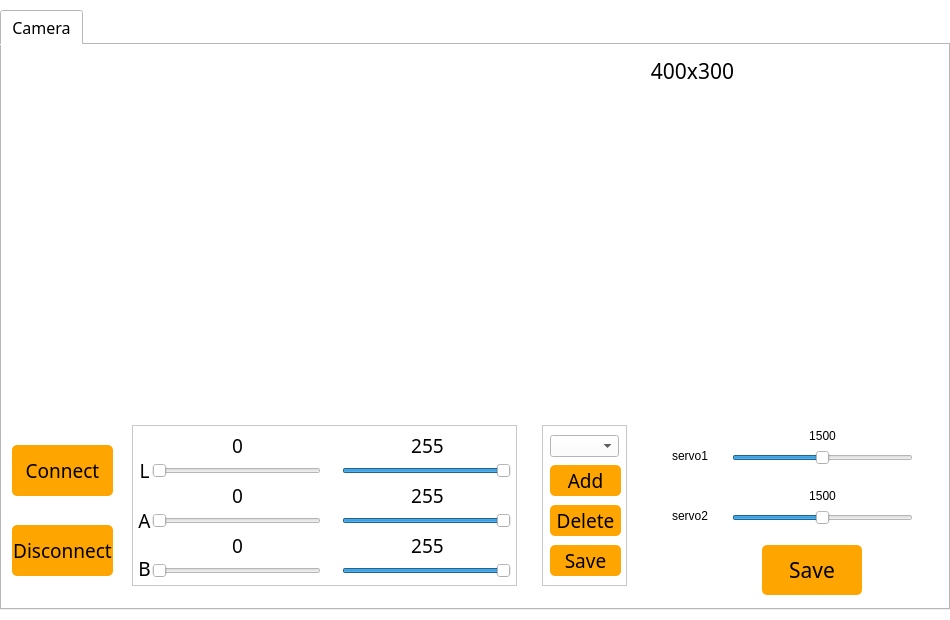
<?xml version="1.0" encoding="UTF-8"?>
<ui version="4.0">
 <class>Form</class>
 <widget class="QWidget" name="Form">
  <property name="windowModality">
   <enum>Qt::NonModal</enum>
  </property>
  <property name="enabled">
   <bool>true</bool>
  </property>
  <property name="geometry">
   <rect>
    <x>0</x>
    <y>0</y>
    <width>950</width>
    <height>620</height>
   </rect>
  </property>
  <property name="minimumSize">
   <size>
    <width>0</width>
    <height>0</height>
   </size>
  </property>
  <property name="maximumSize">
   <size>
    <width>950</width>
    <height>620</height>
   </size>
  </property>
  <property name="font">
   <font>
    <family>Arial</family>
    <pointsize>11</pointsize>
   </font>
  </property>
  <property name="focusPolicy">
   <enum>Qt::NoFocus</enum>
  </property>
  <property name="contextMenuPolicy">
   <enum>Qt::NoContextMenu</enum>
  </property>
  <property name="acceptDrops">
   <bool>false</bool>
  </property>
  <property name="windowTitle">
   <string>LAB_Tool</string>
  </property>
  <property name="autoFillBackground">
   <bool>false</bool>
  </property>
  <property name="styleSheet">
   <string notr="true">background-color: rgb(255, 255, 255);</string>
  </property>
  <widget class="QTabWidget" name="tabWidget">
   <property name="geometry">
    <rect>
     <x>0</x>
     <y>10</y>
     <width>950</width>
     <height>600</height>
    </rect>
   </property>
   <property name="font">
    <font>
     <family>黑体</family>
     <pointsize>12</pointsize>
    </font>
   </property>
   <property name="currentIndex">
    <number>0</number>
   </property>
   <widget class="QWidget" name="tab">
    <attribute name="title">
     <string>Camera</string>
    </attribute>
    <widget class="QLabel" name="label_8">
     <property name="geometry">
      <rect>
       <x>620</x>
       <y>10</y>
       <width>141</width>
       <height>31</height>
      </rect>
     </property>
     <property name="font">
      <font>
       <family>黑体</family>
       <pointsize>16</pointsize>
      </font>
     </property>
     <property name="text">
      <string>400x300</string>
     </property>
     <property name="alignment">
      <set>Qt::AlignCenter</set>
     </property>
    </widget>
    <widget class="QWidget" name="widget_12" native="true">
     <property name="geometry">
      <rect>
       <x>130</x>
       <y>380</y>
       <width>385</width>
       <height>161</height>
      </rect>
     </property>
     <property name="styleSheet">
      <string notr="true">#widget_12 {border:1px solid #242424;
border-color: rgb(200, 200, 200);}</string>
     </property>
     <widget class="QLabel" name="label_25">
      <property name="geometry">
       <rect>
        <x>5</x>
        <y>30</y>
        <width>15</width>
        <height>31</height>
       </rect>
      </property>
      <property name="font">
       <font>
        <family>黑体</family>
        <pointsize>14</pointsize>
       </font>
      </property>
      <property name="text">
       <string>L</string>
      </property>
      <property name="alignment">
       <set>Qt::AlignCenter</set>
      </property>
     </widget>
     <widget class="QLabel" name="label_26">
      <property name="geometry">
       <rect>
        <x>5</x>
        <y>80</y>
        <width>15</width>
        <height>31</height>
       </rect>
      </property>
      <property name="font">
       <font>
        <family>黑体</family>
        <pointsize>14</pointsize>
       </font>
      </property>
      <property name="text">
       <string>A</string>
      </property>
      <property name="alignment">
       <set>Qt::AlignCenter</set>
      </property>
     </widget>
     <widget class="QLabel" name="label_27">
      <property name="geometry">
       <rect>
        <x>5</x>
        <y>133</y>
        <width>15</width>
        <height>21</height>
       </rect>
      </property>
      <property name="font">
       <font>
        <family>黑体</family>
        <pointsize>14</pointsize>
       </font>
      </property>
      <property name="text">
       <string>B</string>
      </property>
      <property name="alignment">
       <set>Qt::AlignCenter</set>
      </property>
     </widget>
     <widget class="QSlider" name="horizontalSlider_LMin">
      <property name="geometry">
       <rect>
        <x>20</x>
        <y>35</y>
        <width>169</width>
        <height>22</height>
       </rect>
      </property>
      <property name="maximum">
       <number>255</number>
      </property>
      <property name="pageStep">
       <number>1</number>
      </property>
      <property name="orientation">
       <enum>Qt::Horizontal</enum>
      </property>
     </widget>
     <widget class="QSlider" name="horizontalSlider_AMin">
      <property name="geometry">
       <rect>
        <x>20</x>
        <y>85</y>
        <width>169</width>
        <height>22</height>
       </rect>
      </property>
      <property name="maximum">
       <number>255</number>
      </property>
      <property name="pageStep">
       <number>1</number>
      </property>
      <property name="orientation">
       <enum>Qt::Horizontal</enum>
      </property>
     </widget>
     <widget class="QSlider" name="horizontalSlider_BMin">
      <property name="geometry">
       <rect>
        <x>20</x>
        <y>135</y>
        <width>169</width>
        <height>22</height>
       </rect>
      </property>
      <property name="maximum">
       <number>255</number>
      </property>
      <property name="pageStep">
       <number>1</number>
      </property>
      <property name="orientation">
       <enum>Qt::Horizontal</enum>
      </property>
     </widget>
     <widget class="QLabel" name="label_LMin">
      <property name="geometry">
       <rect>
        <x>80</x>
        <y>10</y>
        <width>51</width>
        <height>20</height>
       </rect>
      </property>
      <property name="font">
       <font>
        <family>黑体</family>
        <pointsize>14</pointsize>
       </font>
      </property>
      <property name="text">
       <string>0</string>
      </property>
      <property name="alignment">
       <set>Qt::AlignCenter</set>
      </property>
     </widget>
     <widget class="QLabel" name="label_AMin">
      <property name="geometry">
       <rect>
        <x>80</x>
        <y>60</y>
        <width>51</width>
        <height>21</height>
       </rect>
      </property>
      <property name="font">
       <font>
        <family>黑体</family>
        <pointsize>14</pointsize>
       </font>
      </property>
      <property name="text">
       <string>0</string>
      </property>
      <property name="alignment">
       <set>Qt::AlignCenter</set>
      </property>
     </widget>
     <widget class="QLabel" name="label_BMin">
      <property name="geometry">
       <rect>
        <x>80</x>
        <y>110</y>
        <width>51</width>
        <height>21</height>
       </rect>
      </property>
      <property name="font">
       <font>
        <family>黑体</family>
        <pointsize>14</pointsize>
       </font>
      </property>
      <property name="text">
       <string>0</string>
      </property>
      <property name="alignment">
       <set>Qt::AlignCenter</set>
      </property>
     </widget>
     <widget class="QSlider" name="horizontalSlider_LMax">
      <property name="geometry">
       <rect>
        <x>210</x>
        <y>35</y>
        <width>169</width>
        <height>22</height>
       </rect>
      </property>
      <property name="maximum">
       <number>255</number>
      </property>
      <property name="pageStep">
       <number>1</number>
      </property>
      <property name="value">
       <number>255</number>
      </property>
      <property name="orientation">
       <enum>Qt::Horizontal</enum>
      </property>
     </widget>
     <widget class="QSlider" name="horizontalSlider_AMax">
      <property name="geometry">
       <rect>
        <x>210</x>
        <y>85</y>
        <width>169</width>
        <height>22</height>
       </rect>
      </property>
      <property name="maximum">
       <number>255</number>
      </property>
      <property name="pageStep">
       <number>1</number>
      </property>
      <property name="value">
       <number>255</number>
      </property>
      <property name="orientation">
       <enum>Qt::Horizontal</enum>
      </property>
     </widget>
     <widget class="QSlider" name="horizontalSlider_BMax">
      <property name="geometry">
       <rect>
        <x>210</x>
        <y>135</y>
        <width>169</width>
        <height>22</height>
       </rect>
      </property>
      <property name="maximum">
       <number>255</number>
      </property>
      <property name="pageStep">
       <number>1</number>
      </property>
      <property name="value">
       <number>255</number>
      </property>
      <property name="orientation">
       <enum>Qt::Horizontal</enum>
      </property>
     </widget>
     <widget class="QLabel" name="label_LMax">
      <property name="geometry">
       <rect>
        <x>270</x>
        <y>10</y>
        <width>51</width>
        <height>20</height>
       </rect>
      </property>
      <property name="font">
       <font>
        <family>黑体</family>
        <pointsize>14</pointsize>
       </font>
      </property>
      <property name="text">
       <string>255</string>
      </property>
      <property name="alignment">
       <set>Qt::AlignCenter</set>
      </property>
     </widget>
     <widget class="QLabel" name="label_AMax">
      <property name="geometry">
       <rect>
        <x>270</x>
        <y>60</y>
        <width>51</width>
        <height>20</height>
       </rect>
      </property>
      <property name="font">
       <font>
        <family>黑体</family>
        <pointsize>14</pointsize>
       </font>
      </property>
      <property name="text">
       <string>255</string>
      </property>
      <property name="alignment">
       <set>Qt::AlignCenter</set>
      </property>
     </widget>
     <widget class="QLabel" name="label_BMax">
      <property name="geometry">
       <rect>
        <x>270</x>
        <y>110</y>
        <width>51</width>
        <height>20</height>
       </rect>
      </property>
      <property name="font">
       <font>
        <family>黑体</family>
        <pointsize>14</pointsize>
       </font>
      </property>
      <property name="text">
       <string>255</string>
      </property>
      <property name="alignment">
       <set>Qt::AlignCenter</set>
      </property>
     </widget>
    </widget>
    <widget class="QWidget" name="widget_15" native="true">
     <property name="geometry">
      <rect>
       <x>540</x>
       <y>380</y>
       <width>85</width>
       <height>161</height>
      </rect>
     </property>
     <property name="styleSheet">
      <string notr="true">#widget_15 {border:1px solid #242424;
border-color: rgb(200, 200, 200);}</string>
     </property>
     <widget class="QComboBox" name="comboBox_color">
      <property name="geometry">
       <rect>
        <x>8</x>
        <y>10</y>
        <width>69</width>
        <height>22</height>
       </rect>
      </property>
     </widget>
     <widget class="QPushButton" name="pushButton_labWrite">
      <property name="geometry">
       <rect>
        <x>8</x>
        <y>120</y>
        <width>71</width>
        <height>31</height>
       </rect>
      </property>
      <property name="font">
       <font>
        <family>黑体</family>
        <pointsize>14</pointsize>
       </font>
      </property>
      <property name="styleSheet">
       <string notr="true">QPushButton{background-color: rgb(255, 165, 0);}
QPushButton:hover{background-color:  rgb(255, 210, 0);}
QPushButton{border-radius:5px;}</string>
      </property>
      <property name="text">
       <string>Save</string>
      </property>
     </widget>
     <widget class="QPushButton" name="pushButton_addcolor">
      <property name="geometry">
       <rect>
        <x>8</x>
        <y>40</y>
        <width>71</width>
        <height>31</height>
       </rect>
      </property>
      <property name="font">
       <font>
        <family>黑体</family>
        <pointsize>14</pointsize>
       </font>
      </property>
      <property name="styleSheet">
       <string notr="true">QPushButton{background-color: rgb(255, 165, 0);}
QPushButton:hover{background-color:  rgb(255, 210, 0);}
QPushButton{border-radius:5px;}</string>
      </property>
      <property name="text">
       <string>Add</string>
      </property>
     </widget>
     <widget class="QPushButton" name="pushButton_deletecolor">
      <property name="geometry">
       <rect>
        <x>8</x>
        <y>80</y>
        <width>71</width>
        <height>31</height>
       </rect>
      </property>
      <property name="font">
       <font>
        <family>黑体</family>
        <pointsize>14</pointsize>
       </font>
      </property>
      <property name="styleSheet">
       <string notr="true">QPushButton{background-color: rgb(255, 165, 0);}
QPushButton:hover{background-color:  rgb(255, 210, 0);}
QPushButton{border-radius:5px;}</string>
      </property>
      <property name="text">
       <string>Delete</string>
      </property>
     </widget>
    </widget>
    <widget class="QPushButton" name="pushButton_connect">
     <property name="geometry">
      <rect>
       <x>10</x>
       <y>400</y>
       <width>101</width>
       <height>51</height>
      </rect>
     </property>
     <property name="font">
      <font>
       <family>黑体</family>
       <pointsize>14</pointsize>
      </font>
     </property>
     <property name="styleSheet">
      <string notr="true">QPushButton{background-color: rgb(255, 165, 0);}
QPushButton:hover{background-color:  rgb(255, 210, 0);}
QPushButton{border-radius:5px;}</string>
     </property>
     <property name="text">
      <string>Connect</string>
     </property>
    </widget>
    <widget class="QLabel" name="label_process">
     <property name="geometry">
      <rect>
       <x>50</x>
       <y>50</y>
       <width>400</width>
       <height>300</height>
      </rect>
     </property>
     <property name="text">
      <string/>
     </property>
    </widget>
    <widget class="QLabel" name="label_orign">
     <property name="geometry">
      <rect>
       <x>500</x>
       <y>50</y>
       <width>400</width>
       <height>300</height>
      </rect>
     </property>
     <property name="text">
      <string/>
     </property>
    </widget>
    <widget class="QPushButton" name="pushButton_disconnect">
     <property name="geometry">
      <rect>
       <x>10</x>
       <y>480</y>
       <width>101</width>
       <height>51</height>
      </rect>
     </property>
     <property name="font">
      <font>
       <family>黑体</family>
       <pointsize>14</pointsize>
      </font>
     </property>
     <property name="styleSheet">
      <string notr="true">QPushButton{background-color: rgb(255, 165, 0);}
QPushButton:hover{background-color:  rgb(255, 210, 0);}
QPushButton{border-radius:5px;}</string>
     </property>
     <property name="text">
      <string>Disconnect</string>
     </property>
    </widget>
    <widget class="QSlider" name="horizontalSlider_servo1">
     <property name="geometry">
      <rect>
       <x>730</x>
       <y>400</y>
       <width>181</width>
       <height>26</height>
      </rect>
     </property>
     <property name="minimum">
      <number>500</number>
     </property>
     <property name="maximum">
      <number>2500</number>
     </property>
     <property name="pageStep">
      <number>1</number>
     </property>
     <property name="value">
      <number>1500</number>
     </property>
     <property name="orientation">
      <enum>Qt::Horizontal</enum>
     </property>
    </widget>
    <widget class="QSlider" name="horizontalSlider_servo2">
     <property name="geometry">
      <rect>
       <x>730</x>
       <y>460</y>
       <width>181</width>
       <height>26</height>
      </rect>
     </property>
     <property name="minimum">
      <number>500</number>
     </property>
     <property name="maximum">
      <number>2500</number>
     </property>
     <property name="pageStep">
      <number>1</number>
     </property>
     <property name="value">
      <number>1500</number>
     </property>
     <property name="orientation">
      <enum>Qt::Horizontal</enum>
     </property>
    </widget>
    <widget class="QLabel" name="label_servo1">
     <property name="geometry">
      <rect>
       <x>670</x>
       <y>400</y>
       <width>51</width>
       <height>22</height>
      </rect>
     </property>
     <property name="text">
      <string>servo1</string>
     </property>
    </widget>
    <widget class="QLabel" name="label_servo2">
     <property name="geometry">
      <rect>
       <x>670</x>
       <y>460</y>
       <width>51</width>
       <height>22</height>
      </rect>
     </property>
     <property name="text">
      <string>servo2</string>
     </property>
    </widget>
    <widget class="QLabel" name="label_servo1_value">
     <property name="geometry">
      <rect>
       <x>800</x>
       <y>380</y>
       <width>41</width>
       <height>22</height>
      </rect>
     </property>
     <property name="text">
      <string>1500</string>
     </property>
     <property name="alignment">
      <set>Qt::AlignCenter</set>
     </property>
    </widget>
    <widget class="QLabel" name="label_servo2_value">
     <property name="geometry">
      <rect>
       <x>800</x>
       <y>440</y>
       <width>41</width>
       <height>22</height>
      </rect>
     </property>
     <property name="layoutDirection">
      <enum>Qt::LeftToRight</enum>
     </property>
     <property name="midLineWidth">
      <number>1</number>
     </property>
     <property name="text">
      <string notr="true">1500</string>
     </property>
     <property name="textFormat">
      <enum>Qt::RichText</enum>
     </property>
     <property name="alignment">
      <set>Qt::AlignCenter</set>
     </property>
     <property name="wordWrap">
      <bool>false</bool>
     </property>
    </widget>
    <widget class="QPushButton" name="pushButton_save_servo">
     <property name="geometry">
      <rect>
       <x>760</x>
       <y>500</y>
       <width>100</width>
       <height>50</height>
      </rect>
     </property>
     <property name="font">
      <font>
       <family>黑体</family>
       <pointsize>16</pointsize>
      </font>
     </property>
     <property name="styleSheet">
      <string notr="true">QPushButton{background-color: rgb(255, 165, 0);}
QPushButton:hover{background-color:  rgb(255, 210, 0);}
QPushButton{border-radius:5px;}</string>
     </property>
     <property name="text">
      <string>Save</string>
     </property>
    </widget>
    <zorder>widget_15</zorder>
    <zorder>widget_12</zorder>
    <zorder>label_8</zorder>
    <zorder>pushButton_connect</zorder>
    <zorder>label_process</zorder>
    <zorder>label_orign</zorder>
    <zorder>pushButton_disconnect</zorder>
    <zorder>horizontalSlider_servo1</zorder>
    <zorder>horizontalSlider_servo2</zorder>
    <zorder>label_servo1</zorder>
    <zorder>label_servo2</zorder>
    <zorder>label_servo1_value</zorder>
    <zorder>label_servo2_value</zorder>
    <zorder>pushButton_save_servo</zorder>
   </widget>
  </widget>
 </widget>
 <resources/>
 <connections/>
</ui>
